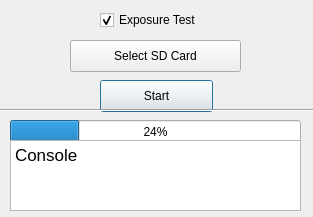
<?xml version="1.0" encoding="UTF-8"?>
<ui version="4.0">
 <class>Job</class>
 <widget class="QWidget" name="Job">
  <property name="geometry">
   <rect>
    <x>0</x>
    <y>0</y>
    <width>313</width>
    <height>217</height>
   </rect>
  </property>
  <property name="windowTitle">
   <string>Form</string>
  </property>
  <widget class="QCheckBox" name="checkBox">
   <property name="geometry">
    <rect>
     <x>100</x>
     <y>10</y>
     <width>111</width>
     <height>20</height>
    </rect>
   </property>
   <property name="text">
    <string>Exposure Test</string>
   </property>
   <property name="checkable">
    <bool>true</bool>
   </property>
   <property name="checked">
    <bool>true</bool>
   </property>
  </widget>
  <widget class="QPushButton" name="pushButton">
   <property name="geometry">
    <rect>
     <x>70</x>
     <y>40</y>
     <width>171</width>
     <height>32</height>
    </rect>
   </property>
   <property name="acceptDrops">
    <bool>true</bool>
   </property>
   <property name="text">
    <string>Select SD Card</string>
   </property>
   <property name="default">
    <bool>false</bool>
   </property>
  </widget>
  <widget class="QPushButton" name="pushButton_2">
   <property name="geometry">
    <rect>
     <x>100</x>
     <y>80</y>
     <width>113</width>
     <height>32</height>
    </rect>
   </property>
   <property name="text">
    <string>Start</string>
   </property>
   <property name="default">
    <bool>true</bool>
   </property>
  </widget>
  <widget class="QProgressBar" name="progressBar">
   <property name="geometry">
    <rect>
     <x>10</x>
     <y>120</y>
     <width>291</width>
     <height>23</height>
    </rect>
   </property>
   <property name="value">
    <number>24</number>
   </property>
  </widget>
  <widget class="QTextBrowser" name="textBrowser">
   <property name="geometry">
    <rect>
     <x>10</x>
     <y>140</y>
     <width>291</width>
     <height>71</height>
    </rect>
   </property>
   <property name="html">
    <string>&lt;!DOCTYPE HTML PUBLIC &quot;-//W3C//DTD HTML 4.0//EN&quot; &quot;http://www.w3.org/TR/REC-html40/strict.dtd&quot;&gt;
&lt;html&gt;&lt;head&gt;&lt;meta name=&quot;qrichtext&quot; content=&quot;1&quot; /&gt;&lt;style type=&quot;text/css&quot;&gt;
p, li { white-space: pre-wrap; }
&lt;/style&gt;&lt;/head&gt;&lt;body style=&quot; font-family:'.AppleSystemUIFont'; font-size:13pt; font-weight:400; font-style:normal;&quot;&gt;
&lt;p style=&quot; margin-top:0px; margin-bottom:0px; margin-left:0px; margin-right:0px; -qt-block-indent:0; text-indent:0px;&quot;&gt;Console&lt;/p&gt;
&lt;p style=&quot;-qt-paragraph-type:empty; margin-top:0px; margin-bottom:0px; margin-left:0px; margin-right:0px; -qt-block-indent:0; text-indent:0px;&quot;&gt;&lt;br /&gt;&lt;/p&gt;&lt;/body&gt;&lt;/html&gt;</string>
   </property>
  </widget>
  <widget class="Line" name="line">
   <property name="geometry">
    <rect>
     <x>0</x>
     <y>100</y>
     <width>321</width>
     <height>20</height>
    </rect>
   </property>
   <property name="orientation">
    <enum>Qt::Horizontal</enum>
   </property>
  </widget>
  <action name="actiontext">
   <property name="checkable">
    <bool>true</bool>
   </property>
   <property name="text">
    <string>text</string>
   </property>
   <property name="toolTip">
    <string>tooltip</string>
   </property>
   <property name="shortcut">
    <string>Return</string>
   </property>
  </action>
 </widget>
 <resources/>
 <connections/>
</ui>
